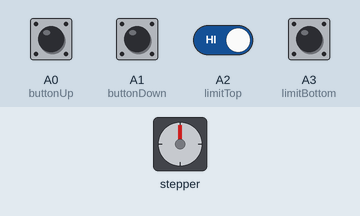
This sketch was run on a simulated Arduino Uno, built with avr-gcc and run on an emulated ATmega328P. Shown: stepper motor. Wiring (inferred from the names in the program): stepper motor driver (200 steps per turn assumed): step pin 2; direction pin 3. The inputs (shaded band) are chosen by the test bench; at power-on: A0 (buttonUp), A1 (buttonDown), A2 (limitTop), A3 (limitBottom) HIGH.

Above: at 1.2 s.
1.3 s: A0 (buttonUp) pulled LOW for 1 s
At 3.2 s:
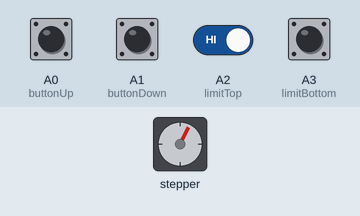
3.8 s: A1 (buttonDown) pulled LOW for 0.15 s
At 5.1 s:
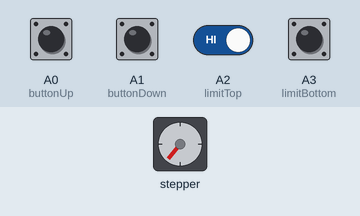
5.4 s: A0 (buttonUp) pulled LOW for 0.15 s
At 6.3 s:
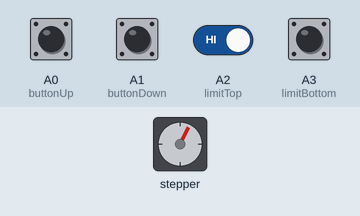
7.0 s: A1 (buttonDown) pulled LOW for 1 s
At 7.45 s:
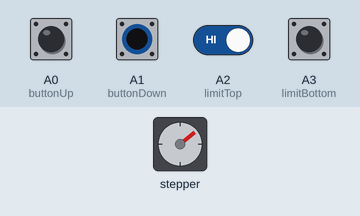
9.5 s: A0 (buttonUp) pulled LOW for 0.15 s
At 10.6 s:
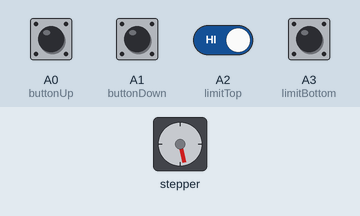
11.1 s: A1 (buttonDown) pulled LOW for 1 s
At 13.1 s:
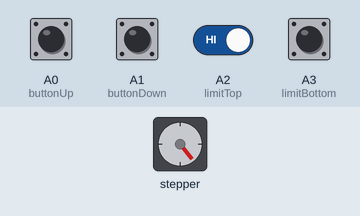
Timing chart, 0 to 14.6 s (numbered marks = the images above; inputs shaded):
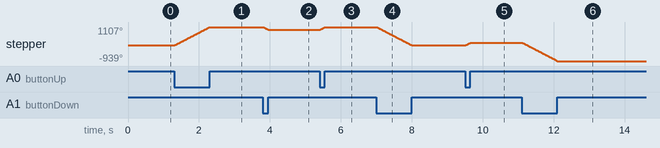

The sketch:

px2_motor.ino
```cpp
// Pinnen voor de DRV8825 (gebaseerd op eerdere keuzes)
const int stepPin = 2;
const int dirPin = 3;

// Pinnen voor de drukknoppen
const int buttonUp = A0;
const int buttonDown = A1;

// Pinnen voor de eindschakelaars (Limit Switches)
const int limitTop = A2;    // Schakelaar aan de bovenkant
const int limitBottom = A3; // Schakelaar aan de onderkant

int speedDelay = 800;

void setup() {
  pinMode(stepPin, OUTPUT);
  pinMode(dirPin, OUTPUT);

  // Alle knoppen en schakelaars gebruiken de interne pull-up weerstand
  pinMode(buttonUp, INPUT_PULLUP);
  pinMode(buttonDown, INPUT_PULLUP);
  pinMode(limitTop, INPUT_PULLUP);
  pinMode(limitBottom, INPUT_PULLUP);
}

void loop() {
  // Lees de status van de knoppen en schakelaars
  bool upPressed = (digitalRead(buttonUp) == LOW);
  bool downPressed = (digitalRead(buttonDown) == LOW);
  bool atTop = (digitalRead(limitTop) == LOW);
  bool atBottom = (digitalRead(limitBottom) == LOW);

  // LOGICA:
  // 1. Controleer of er NIET op beide knoppen tegelijk wordt gedrukt.
  // 2. Controleer of de betreffende knop is ingedrukt.
  // 3. Controleer of de eindschakelaar in die richting nog NIET is geraakt.

  if (upPressed && !downPressed) {
    if (!atTop) { // Alleen bewegen als de top nog niet bereikt is
      digitalWrite(dirPin, HIGH);
      stepMotor();
    }
  }
  else if (downPressed && !upPressed) {
    if (!atBottom) { // Alleen bewegen als de bodem nog niet bereikt is
      digitalWrite(dirPin, LOW);
      stepMotor();
    }
  }
  // Als beide knoppen zijn ingedrukt (of geen enkele), gebeurt er niets.
}

void stepMotor() {
  digitalWrite(stepPin, HIGH);
  delayMicroseconds(speedDelay);
  digitalWrite(stepPin, LOW);
  delayMicroseconds(speedDelay);
}
```

Measured:
- after the input at 1.3 s, stepper: turns 1107° clockwise in 1.0 s, starting at once
- after the input at 3.8 s, stepper: turns 168° counter-clockwise in 0.15 s, starting at once
- after the input at 5.4 s, stepper: turns 168° clockwise in 0.15 s, starting at once
- after the input at 7.0 s, stepper: turns 1107° counter-clockwise in 1.0 s, starting at once
- after the input at 9.5 s, stepper: turns 167° clockwise in 0.15 s, starting at once
- after the input at 11.1 s, stepper: turns 1106° counter-clockwise in 1.0 s, starting at once
